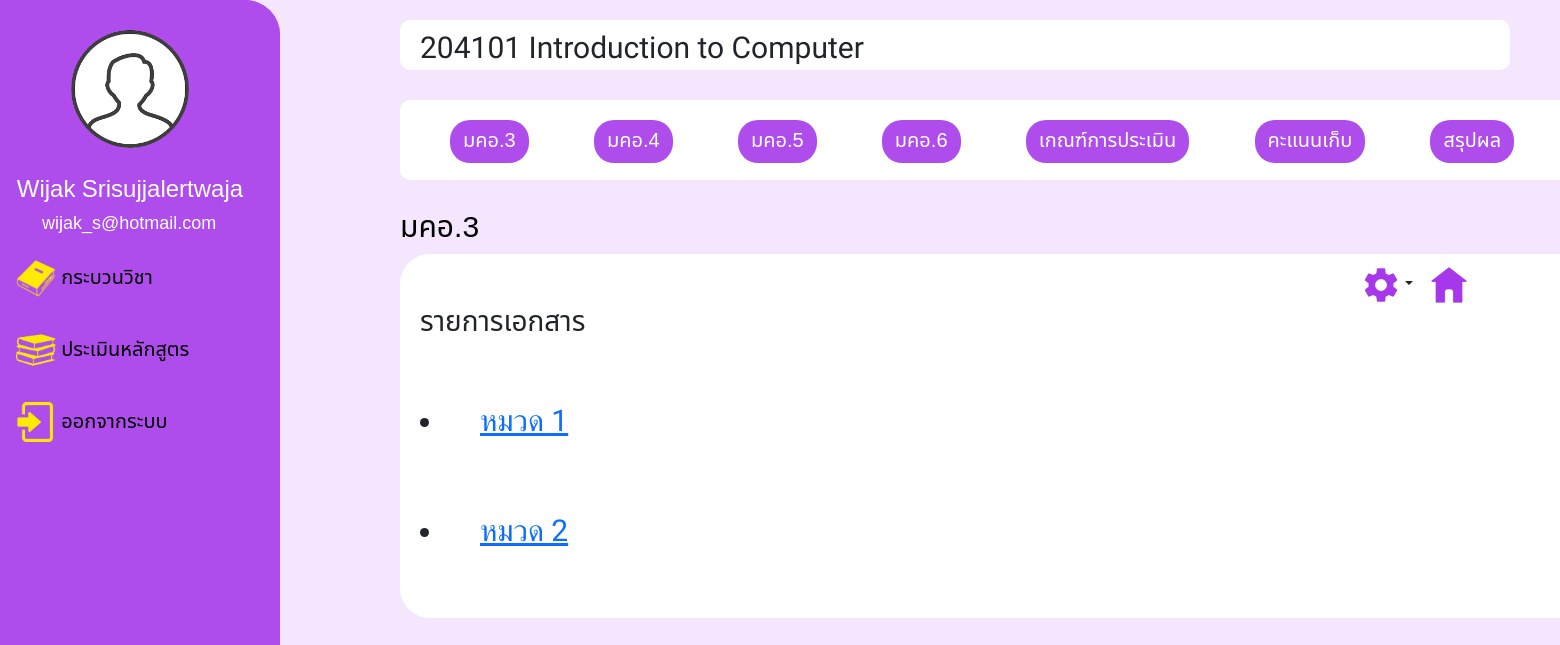
Page /tqf3.php?crsNo=204101 (signed in) on the committed database.
### tables this page shows
CREATE TABLE `teacher` (
  `teachID` int(10) NOT NULL,
  `teachName` varchar(255) NOT NULL,
  `teachSurname` varchar(255) NOT NULL,
  `teachEmail` varchar(255) NOT NULL,
  `password` varchar(255) NOT NULL,
  `urole` varchar(25) NOT NULL
);

CREATE TABLE `course` (
  `crsNo` int(11) NOT NULL,
  `crsName` varchar(30) NOT NULL,
  `semester` int(3) NOT NULL,
  `teach_id` int(11) DEFAULT NULL
);

CREATE TABLE `tqf3` (
  `no` int(11) NOT NULL,
  `doc_name` varchar(200) NOT NULL COMMENT 'ชื่อเอกสาร',
  `doc_file` varchar(100) NOT NULL COMMENT 'ชื่อไฟล์เอกสาร',
  `dateCreate` timestamp NOT NULL DEFAULT current_timestamp() COMMENT 'วันที่เพิ่มเอกสาร',
  `crs_no` int(11) NOT NULL
);

### tqf3.php (the view, shortened to what this page needs)
<?php
    require_once 'config/db.php';
?>
<!DOCTYPE html>
<html lang="en">
<head>
    <link rel="stylesheet" href="https://cdnjs.cloudflare.com/ajax/libs/sweetalert/1.1.3/sweetalert.css">
    <link rel="stylesheet" href="css/bootstrap.min.css">
</head>
<body>
    <?php include 'navbar.php' ?>
    <?php include 'tabbar.php' ?>
     <br>
    <h3 style="margin-left: 400px; color: black; font-size: 30px;">มคอ.3</h3>
    <div class="content">
        <div class="dropdown">
            <button class="btn dropdown-toggle" type="button" id="dropdownMenuButton1" data-bs-toggle="dropdown" aria-expanded="false">
                <img src="img/set.png" alt="setting" style="width: 40px;"></button>
            <a class="back-btn" href="courseList.php" role="button"><img src="img/home.png"></a>
        </div>
            <div class="col-md-10">
        <h3 style="margin-left: 20px;">รายการเอกสาร </h3> <br>
            <table class="table table-striped  table-hover table-responsive table-bordered">
                <tbody>
                    <?php
                        require_once 'config/db.php';
                        $crsNo = $_GET['crsNo'];
                        $stmt = $conn->prepare("SELECT * FROM tqf3 WHERE tqf3.crs_no=$crsNo");
                        $stmt->execute();
                        $result = $stmt->fetchAll();
                        foreach($result as $row) {
                    ?>
                    <tr>
                        <div class="file-query">
                            <li><a href="docs/tqf3/<?php echo $row['doc_file'];?>" target="_blank"
                             style="margin-left: 20px"> <?= $row['doc_name'];?> </a></li>
                             <br>
                        </div>
                    <?php } ?>
                </tbody>
            </table>
        </div>
    </div>
</body>
</html>

### navbar.php (shortened to what this page needs)
<!DOCTYPE html>
<html lang="en">
<head>
	<link rel="stylesheet" href="css/bootstrap.min.css">
</head>
<body>
<div class="grid-container">
<div class="sidebar">
	<img src="img/human.png" alt="" width="120" height="120" style="margin-left: 70px; margin-bottom: 10%; margin-top: 10%; background-color: none">
	<?php
		require_once 'config/db.php';
		$row['teachID'] = $_SESSION['user'];
		$status = $row['teachID'];
		$stmt = $conn -> prepare("SELECT teachName, teachSurname, teachEmail FROM teacher WHERE teachID = $status");
		$stmt -> execute();
		$result = $stmt -> fetchAll();
		foreach ($result as $user) {
	?>
	<h3 style="font-size: 24px; color: white; margin-left: 6%;"><?php echo $user['teachName'].' '.$user['teachSurname']  ?></h3>
	<h5 style="font-size: 18px; color: white; margin-left: 15%;"><?php echo $user['teachEmail'] ?></h5>
	<?php } ?>
	<a class="dropdown-btn" ><img src="img/book.png" alt="" width="40" height="40"> กระบวนวิชา <i class="fa fa-caret-down"></i></a>
	<a href="#"><img src="img/books.png" alt="" width="40" height="40"> ประเมินหลักสูตร</a>
	<a href="logout.php"><img src="img/login.png" alt="" width="40" height="40"> ออกจากระบบ</a>
</div>
</div>
</body>
</html>

### tabbar.php (shortened to what this page needs)
<!DOCTYPE html>
<html lang="en">
<head>
</head>
<body>
     <?php include 'navbar.php' ?>
    <?php
        $mysqli = new mysqli('localhost', 'root', '', 'dvcss') or die(mysqli_error($mysql));
        $result = $mysqli -> query("SELECT * FROM course") or die($mysqli -> error);
     ?>
      <?php $row = $result -> fetch_assoc() ?>
    <div class="crsname">
        <?php echo $row['crsNo']." ".$row['crsName'] ?>
    </div> <br>
    <div class="tabbar">
        <div class="row">
            <div class="btn-tab">
                <a href="tqf3.php?crsNo=<?php echo $row['crsNo']; ?>" role="button" class="btn">มคอ.3</a>
                <a href="tqf4.php?crsNo=<?php echo $row['crsNo']; ?>" role="button" class="btn">มคอ.4</a>
                <a href="tqf5.php?crsNo=<?php echo $row['crsNo']; ?>" role="button" class="btn">มคอ.5</a>
                <a href="tqf6.php?crsNo=<?php echo $row['crsNo']; ?>" role="button" class="btn">มคอ.6</a>
                <a href="crit.php?crsNo=<?php echo $row['crsNo']; ?>" class="btn" role="button">เกณฑ์การประเมิน</a>
                <a href="score.php" class="btn" role="button">คะแนนเก็บ</a>
                <a href="result.php?crsNo=<?php echo $row['crsNo']; ?>" class="btn" role="button">สรุปผล</a>
            </div>
        </div>
    </div>
</body>
</html>

### navbar.php (style rules this page uses)
body { margin: 0; font-family: 'Noto Sans Thai', sans-serif; font-size: 20px; background-color: #F4E7FD; }
.grid-container { display: grid; grid: 281px; }
.sidebar { margin: 0; padding: 0; width: 280px; background-color: #AF4CEC; position: fixed; height: 100%; overflow: auto; border-radius: 0px 35px 35px 0px; }
.sidebar a, .dropdown-btn { display: block; color: black; padding: 16px; text-decoration: none; width: auto; cursor: pointer; }

### tabbar.php (style rules this page uses)
.crsname { padding: 5px 20px; margin-top: 20px; margin-left: 400px; margin-right: 50px; height: 50px; width: auto; background-color: white; border-radius: 10px; font-family: 'Mitr', sans-serif; font-size: 30px; }
div.tabbar { margin-left: 400px; margin-right: 50px; height: 80px; width: 1200px; background-color: white; border-radius: 10px; }
.btn-tab .btn { margin: 10px; margin-left: 50px; margin-top: 20px; padding-top: 5px; font-size: 20px; cursor: pointer; text-align: center; opacity: 1; transition: 0.3s; border-radius: 20px; color: white; background-color:#AF4CEC; }

### tqf3.php (style rules this page uses)
div.content { margin-left: 400px; margin-right: 50px; padding-right: 0; height: auto; border-radius: 30px; width: 1200px; background-color: white; }
.dropdown-toggle { margin: 0; padding: 0; margin-top: 10px; background-color: white; border-radius: 15px; margin-left: 80%; }
.back-btn img { width: 40px; margin-top: 10px; margin-left: 10px; }
.file-query { margin: 20px; font-family: 'Mitr', sans-serif; font-size: 30px; }

### rows in the picture
teacher: teachName "Wijak", teachSurname "Srisujjalertwaja", teachEmail "wijak_s@hotmail.com"
course: crsNo "204101", crsName "Introduction to Computer"
tqf3: doc_name "หมวด 1"
tqf3: doc_name "หมวด 2"
